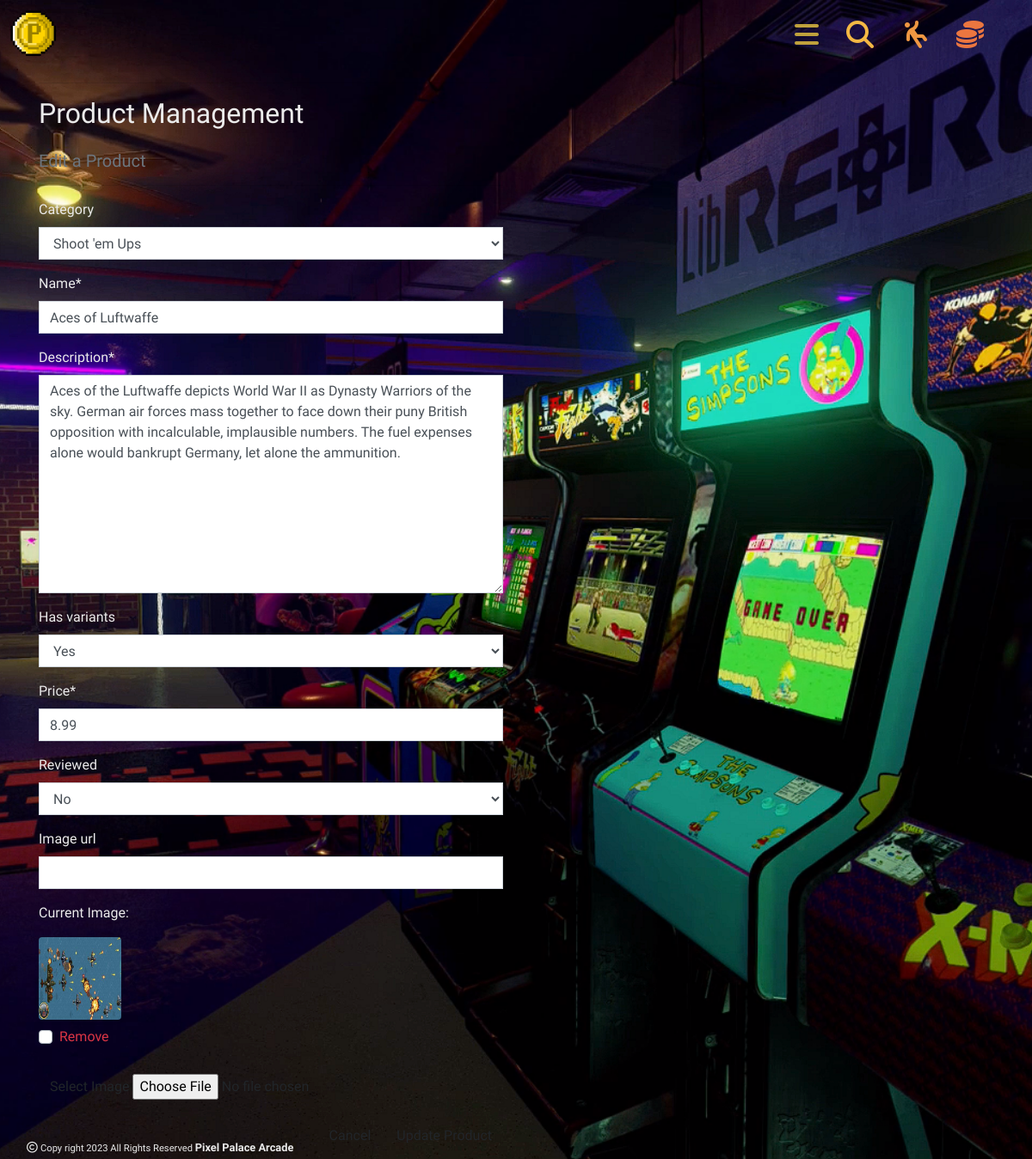
/products/edit/1/ (signed in), run on the app's committed database.
### products/models.py (models this page shows, shortened)
class Product(models.Model):
    category = models.ForeignKey('Category', null=True,
                                 blank=True, on_delete=models.SET_NULL)
    name = models.CharField(max_length=254)
    description = models.TextField()
    has_variants = models.BooleanField(default=False, null=True, blank=True)
    price = models.DecimalField(max_digits=6, decimal_places=2)
    aggregaterating = models.DecimalField(max_digits=6, decimal_places=2,
                                          null=True, blank=True)
    reviewed = models.BooleanField(default=False, null=True, blank=True)
    image_url = models.URLField(max_length=1824, null=True, blank=True)
    image = models.ImageField(null=True, blank=True)
    @property
    def aggregaterating(self):
        return self.calculate_average_rating()

### products/views.py (the view)
# urls.py: path('edit/<int:product_id>/', views.edit_product, name='edit_product'),
@login_required
def edit_product(request, product_id):
    if not request.user.is_superuser:
        messages.error(request, 'Sorry, only store owners can do that.')
        return redirect(reverse('home'))
    product = get_object_or_404(Product, pk=product_id)
    if request.method == 'POST':
        form = ProductForm(request.POST, request.FILES, instance=product)
        if form.is_valid():
            form.save()
            messages.success(request, 'Successfully updated product!')
            return redirect(reverse('product_detail', args=[product.id]))
        else:
            messages.error(request, 'Failed to update product. \
                Please ensure the form is valid.')
    else:
        form = ProductForm(instance=product)
        messages.info(request, f'You are editing {product.name}')
    template = 'products/edit_product.html'
    context = {
        'form': form,
        'product': product,
    }
    return render(request, template, context)

### products/forms.py
class ProductForm(forms.ModelForm):
    class Meta:
        model = Product
        fields = '__all__'
    image = forms.ImageField(label='Image', required=False,
                             widget=CustomClearableFileInput)
    def __init__(self, *args, **kwargs):
        super().__init__(*args, **kwargs)
        categories = Category.objects.all()
        friendly_names = [(c.id, c.get_friendly_name()) for c in categories]
        self.fields['category'].choices = friendly_names
        for field_name, field in self.fields.items():
            field.widget.attrs['class'] = 'border-black rounded-0'

### bag/contexts.py (called while the page is built, shortened)
def bag_contents(request):
    bag_items = []  # List to store items in the bag
    total = 0  # Total price of all items in the bag
    product_count = 0  # Total quantity of all products in the bag
    bag = request.session.get('bag', {})  # Retrieve bag data from the session
    if total < settings.FREE_DELIVERY_THRESHOLD:
        delivery = total * Decimal(settings.STANDARD_DELIVERY_PERCENTAGE / 100)
        free_delivery_delta = settings.FREE_DELIVERY_THRESHOLD - total
    else:
        delivery = 0
        free_delivery_delta = 0
    grand_total = delivery + total
    context = {
        'bag_items': bag_items,
        'total': total,
        'product_count': product_count,
        'delivery': delivery,
        'free_delivery_delta': free_delivery_delta,
        'free_delivery_threshold': settings.FREE_DELIVERY_THRESHOLD,
        'grand_total': grand_total,
    }
    return context

### products/models.py (called while the page is built)
    def get_friendly_name(self):
        return self.friendly_name

### products/templates/products/edit_product.html (shortened to what this page needs)
{% extends "base.html" %}
{% load static %}
{% block content %}
    <div class="container">
        <div class="row">
            <div class="col-12 col-md-6">
                <hr>
                <h2 class="logo-font mb-4">Product Management</h2>
                <h5 class="text-muted">Edit a Product</h5>
                <hr>
            </div>
        </div>
        <div class="row">
            <div class="col-12 col-md-6">
                <form method="POST" action="{% url 'edit_product' product.id %}" class="form mb-2" enctype="multipart/form-data">
                    {% for field in form %}
                        {% if field.name != 'image' %}
                            {{ field | as_crispy_field }}
                        {% else %}
                            {{ field }}
                        {% endif %}
                    {% endfor %}
                    <div class="text-right">
                        <a class="btn btn-outline-black rounded-0" href="{% url 'products' %}">Cancel</a>
                        <button class="btn btn-black rounded-0" type="submit">Update Product</button>
                    </div>
                </form>
            </div>
        </div>
    </div>
{% endblock %}

### static/css/base.css (style rules this page uses)
body { height: 100%; width: 100%; margin: 0 !important; overflow-y: auto; background: url("/static/media/arcade-live-still-background.png") no-repeat center center fixed; background-size: cover; font-family: 'Play', sans-serif; color: #EBEBEB; }
a { color:#DA7092; }
button { border-color: #EBEBEB; }

### data on the page
Product: category "Shoot 'em Ups" "Aces of Luftwaffe" "Aces of the Luftwaffe depicts World War II as Dynasty Warriors of the sky. German air forces mass together to face down their puny British opposition with incalculable, implausible numbers. The fuel expenses alone would bankrupt Germany, let alone the ammunition." "Yes" "8.99" "No"

### other printed values
{{ widget.initial_text }} "Current Image"
{{ widget.clear_checkbox_label }} "Remove"
